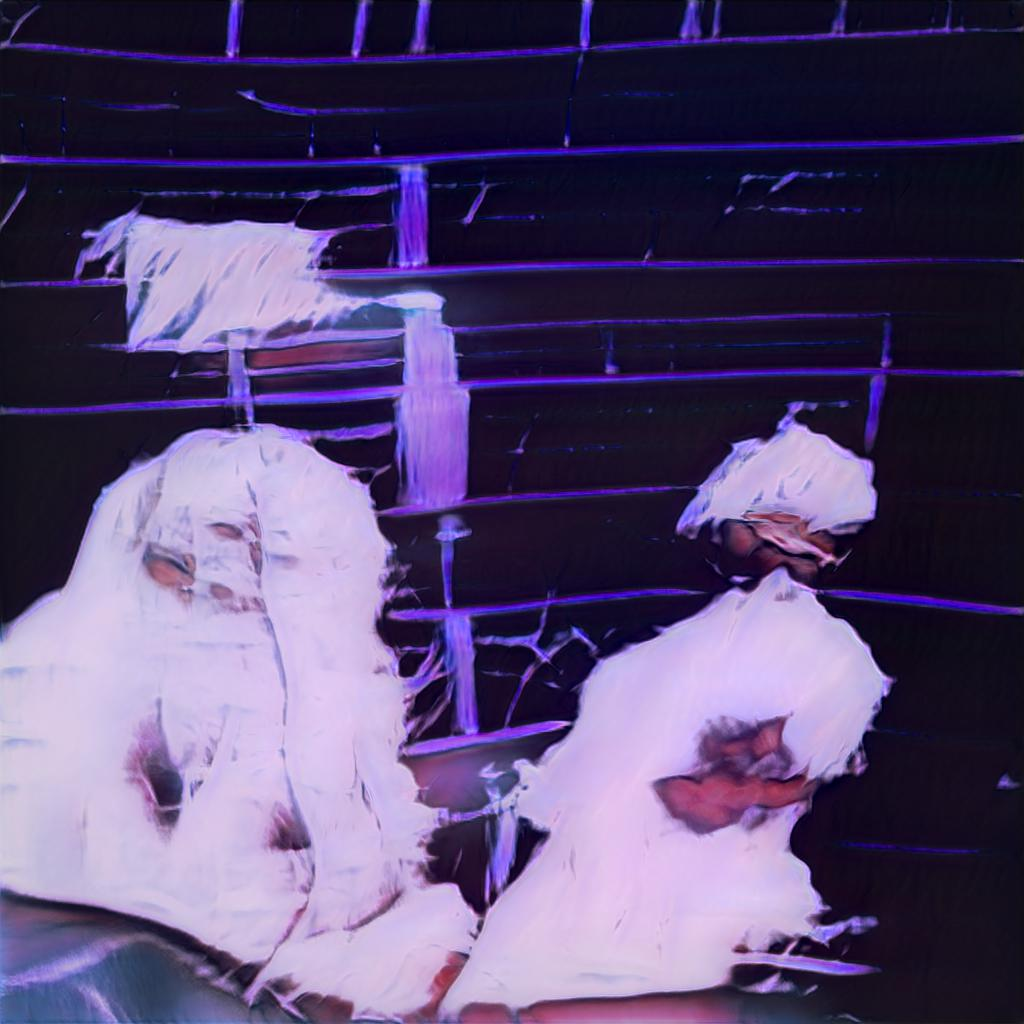

Write Python code to recreate this figure.
# Copyright (c) 2020, NVIDIA CORPORATION.  All rights reserved.
#
# NVIDIA CORPORATION and its licensors retain all intellectual property
# and proprietary rights in and to this software, related documentation
# and any modifications thereto.  Any use, reproduction, disclosure or
# distribution of this software and related documentation without an express
# license agreement from NVIDIA CORPORATION is strictly prohibited.

"""Generate images using pretrained network pickle."""

import argparse
import logging
import math
import os
import pickle
import re
import sys
import time

import cv2
import numpy as np
import PIL.Image

import dnnlib
import dnnlib.tflib as tflib

from pythonosc import dispatcher
from pythonosc import osc_server
from pythonosc import udp_client


def is_perfect_cube(x):
    x = abs(x)
    return int(round(x ** (1. / 3))) ** 3 == x


def get_cube(x):
    return x ** (1. / 3)


def remap(value, from1, to1, from2, to2):
    return (value - from1) / (to1 - from1) * (to2 - from2) + from2


def remap2(value, low1, low2, high1, high2):
    return low2 + (value - low1) * (high2 - low2) / (high1 - low1)


# ----------------------------------------------------------------------------

def generate_images(network_pkl, seeds, truncation_psi, outdir, class_idx, dlatents_npz):
    # encoder(for mp4)
    fourcc = cv2.VideoWriter_fourcc('m', 'p', '4', 'v')
    # # output file name, encoder, fps, size(fit to image size)
    # video_writer = cv2.VideoWriter('generate_gan.mp4', fourcc, 20.0, (128, 128))

    # if not video_writer.isOpened():
    #     print("can't be opened")
    #     sys.exit()

    tflib.init_tf()
    print('Loading networks from "%s"...' % network_pkl)
    with dnnlib.util.open_url(network_pkl) as fp:
        _G, _D, Gs = pickle.load(fp)

    os.makedirs(outdir, exist_ok=True)

    # Render images for a given dlatent vector.
    if dlatents_npz is not None:
        print(f'Generating images from dlatents file "{dlatents_npz}"')
        dlatents = np.load(dlatents_npz)['dlatents']
        assert dlatents.shape[1:] == (18, 512)  # [N, 18, 512]
        imgs = Gs.components.synthesis.run(dlatents,
                                           output_transform=dict(func=tflib.convert_images_to_uint8, nchw_to_nhwc=True))
        for i, img in enumerate(imgs):
            fname = f'{outdir}/dlatent{i:02d}.png'
            print(f'Saved {fname}')
            PIL.Image.fromarray(img, 'RGB').save(fname)
        return

    # Render images for dlatents initialized from random seeds.
    Gs_kwargs = {
        'output_transform': dict(func=tflib.convert_images_to_uint8, nchw_to_nhwc=True),
        'randomize_noise': False
    }
    if truncation_psi is not None:
        Gs_kwargs['truncation_psi'] = truncation_psi

    noise_vars = [var for name, var in Gs.components.synthesis.vars.items() if name.startswith('noise')]
    label = np.zeros([1] + Gs.input_shapes[1][1:])
    if class_idx is not None:
        label[:, class_idx] = 1

    rnd = np.random.RandomState(600)
    z = rnd.randn(1, *Gs.input_shape[1:])  # [minibatch, component]

    def pil2cv(image):
        ''' PIL型 -> OpenCV型 '''
        new_image = np.array(image, dtype=np.uint8)
        if new_image.ndim == 2:  # モノクロ
            pass
        elif new_image.shape[2] == 3:  # カラー
            new_image = cv2.cvtColor(new_image, cv2.COLOR_RGB2BGR)
        elif new_image.shape[2] == 4:  # 透過
            new_image = cv2.cvtColor(new_image, cv2.COLOR_RGBA2BGRA)
        return new_image

    # cap = cv2.VideoCapture("out.mp4")
    # if not cap.isOpened():
    #     exit(0)

    z[0] = [0.0 for val in range(512)]
    tflib.set_vars({var: rnd.randn(*var.shape.as_list()) for var in noise_vars})  # [height, width]
    images = Gs.run(z, label, **Gs_kwargs)  # [minibatch, height, width, channel]

    # isGotMessage = False
    # seedsValues = []
    # def messege_handler(unused_addr, *p):
    #     try:
    #         print(p)
    #
    #         # tuple to list
    #         z[0] = [val for val in p]
    #
    #         print(Gs)
    #
    #         # generate image
    #         tflib.set_vars({var: rnd.randn(*var.shape.as_list()) for var in noise_vars}) # [height, width]
    #         images = Gs.run(z, label, **Gs_kwargs) # [minibatch, height, width, channel]
    #         pil_image = PIL.Image.fromarray(images[0], 'RGB')
    #         pil_image.save("generate.jpg")
    #         print(f"save generate.jpg ")
    #     except ValueError:
    #         pass
    #
    # OSC_dispatcher = dispatcher.Dispatcher()
    # OSC_dispatcher.map("/generate", messege_handler)
    # server = osc_server.ThreadingOSCUDPServer(("127.0.0.1", 12000), OSC_dispatcher)
    # server.serve_forever()


    number = 0

    while True:

        if (number > 100):
            number = 0

        try:
            data = []
            f = open("request.txt")
            for val in f.read().split(","):
                if val is not "":
                    data.append(float(val))
            f.close()

            z[0] = data
        except ValueError:
            continue

        # generate image
        print("------------------------------------------------------")
        print(data)
        tflib.set_vars({var: rnd.randn(*var.shape.as_list()) for var in noise_vars}) # [height, width]
        images = Gs.run(z, label, **Gs_kwargs) # [minibatch, height, width, channel]
        pil_image = PIL.Image.fromarray(images[0], 'RGB')
        try:
            number += 1
            pil_image.save("generate" + str(number) + ".jpg")
        except PermissionError:
            logging.error("can not generate generate.jpg, Permission Error")
        # print(f"save generate.jpg ")

        time.sleep(1.0 / 10)

    # counter = 0
    # while True:
    #     ret, frame = cap.read()
    #     if ret:
    #         new_z = []
    #         for rgb in frame:
    #             new_val = (rgb[0][0]+1) * (rgb[0][1]+1) * (rgb[0][2]+1)
    #             max = 256**3.0
    #             # after_range = 0.000005
    #             after_range = 1.0
    #             new_val = remap2(new_val, 0, max, -after_range, after_range)
    #             new_z.append(-new_val)
    #         z[0] = new_z
    #         tflib.set_vars({var: rnd.randn(*var.shape.as_list()) for var in noise_vars}) # [height, width]
    #         images = Gs.run(z, label, **Gs_kwargs) # [minibatch, height, width, channel]
    #         pil_image = PIL.Image.fromarray(images[0], 'RGB')
    #         print(f"writing image: {outdir}/{counter}.png")
    #         counter = counter + 1
    #         cv2_image = pil2cv(pil_image)
    #         video_writer.write(cv2_image)
    #     else:
    #         cap.release()
    #         video_writer.release()
    #         break


# ----------------------------------------------------------------------------

def _parse_num_range(s):
    '''Accept either a comma separated list of numbers 'a,b,c' or a range 'a-c' and return as a list of ints.'''

    range_re = re.compile(r'^(\d+)-(\d+)$')
    m = range_re.match(s)
    if m:
        return list(range(int(m.group(1)), int(m.group(2)) + 1))
    vals = s.split(',')
    return [int(x) for x in vals]


# ----------------------------------------------------------------------------

_examples = '''examples:

  # Generate curated MetFaces images without truncation (Fig.10 left)
  python %(prog)s --outdir=out --trunc=1 --seeds=85,265,297,849 \\
      --network=https://nvlabs-fi-cdn.nvidia.com/stylegan2-ada/pretrained/metfaces.pkl

  # Generate uncurated MetFaces images with truncation (Fig.12 upper left)
  python %(prog)s --outdir=out --trunc=0.7 --seeds=600-605 \\
      --network=https://nvlabs-fi-cdn.nvidia.com/stylegan2-ada/pretrained/metfaces.pkl

  # Generate class conditional CIFAR-10 images (Fig.17 left, Car)
  python %(prog)s --outdir=out --trunc=1 --seeds=0-35 --class=1 \\
      --network=https://nvlabs-fi-cdn.nvidia.com/stylegan2-ada/pretrained/cifar10.pkl

  # Render image from projected latent vector
  python %(prog)s --outdir=out --dlatents=out/dlatents.npz \\
      --network=https://nvlabs-fi-cdn.nvidia.com/stylegan2-ada/pretrained/ffhq.pkl
'''


# ----------------------------------------------------------------------------

def main():

    parser = argparse.ArgumentParser(
        description='Generate images using pretrained network pickle.',
        epilog=_examples,
        formatter_class=argparse.RawDescriptionHelpFormatter
    )

    parser.add_argument('--network', help='Network pickle filename', dest='network_pkl', required=True)
    g = parser.add_mutually_exclusive_group(required=True)
    g.add_argument('--seeds', type=_parse_num_range, help='List of random seeds')
    g.add_argument('--dlatents', dest='dlatents_npz', help='Generate images for saved dlatents')
    parser.add_argument('--trunc', dest='truncation_psi', type=float, help='Truncation psi (default: %(default)s)',
                        default=0.5)
    parser.add_argument('--class', dest='class_idx', type=int, help='Class label (default: unconditional)')
    parser.add_argument('--outdir', help='Where to save the output images', required=True, metavar='DIR')

    args = parser.parse_args()

    generate_images(**vars(args))


# ----------------------------------------------------------------------------

if __name__ == "__main__":
    main()

# ----------------------------------------------------------------------------
